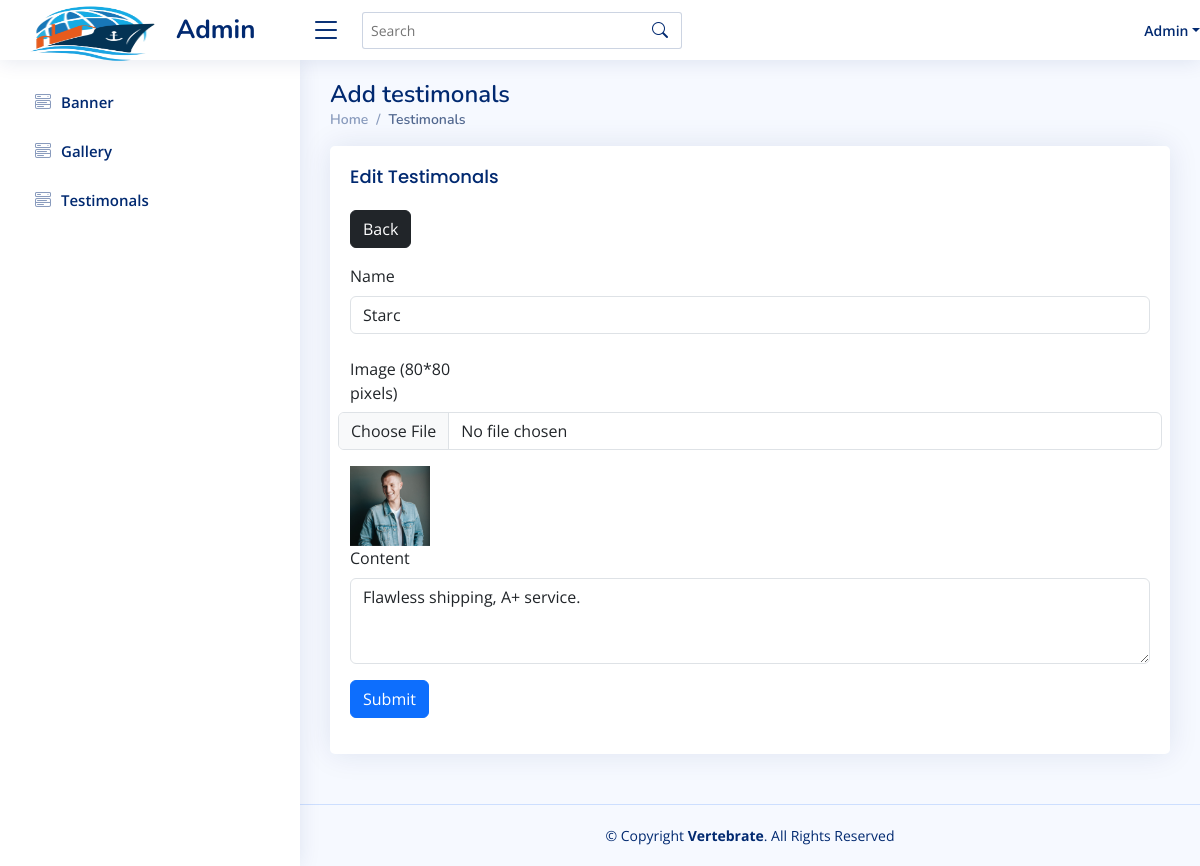
Page /admin/edit_testimonals.php?edit_id=7 (signed in) on the committed database.
### tables this page shows
CREATE TABLE `testimonals` (
  `test_id` int(11) NOT NULL,
  `name` varchar(50) NOT NULL,
  `image` varchar(200) NOT NULL,
  `content` text NOT NULL,
  `created_at` datetime NOT NULL DEFAULT current_timestamp() ON UPDATE current_timestamp()
);

### admin/controller/main.php (called while the page is built, shortened)
<?php
class dashboard
{
    public function testimonalsdetails($id)
    {
        $db = getDB();
        $stmt = $db->prepare("SELECT * FROM testimonals where test_id=:id");
        $stmt->bindParam("id", $id, PDO::PARAM_STR);
        $stmt->execute();
        $count = $stmt->rowCount();
        $data = $stmt->fetch(PDO::FETCH_OBJ);
        if ($count) {
            return $data;
        } else {
            return false;
        }
    }
}

### admin/edit_testimonals.php (the view, shortened to what this page needs)
<?php include 'includes/header.php'; ?>
<?php
include_once 'controller/main.php';
$user = new dashboard();
$id = $_GET['edit_id'];
$testimonals = $user->testimonalsdetails($id);
?><script>
<main id="main" class="main">
    <div class="pagetitle">
        <h1>Add testimonals</h1>
        <nav>
            <ol class="breadcrumb">
                <li class="breadcrumb-item"><a href="index.php">Home</a></li>
                <li class="breadcrumb-item active">Testimonals</li>
            </ol>
        </nav>
    </div>
    <section class="section">
        <div class="row">
            <div class="col-lg-12">
                <div class="card">
                    <div class="card-body">
                        <h5 class="card-title ">Edit Testimonals</h5>
                        <a href="testimonals.php" class="btn cur-p btn-dark mb-3">Back</a>
                        <form method="post" enctype="multipart/form-data">
                            <div class="mb-3">
                                <label for="exampleFormControlInput1" class="form-label">Name</label>
                                <input type="text" name="name" class="form-control" id="exampleFormControlInput1" value="<?php echo $testimonals->name ?>">
                            </div>
                            <div class="row mb-3">
                                <label for="inputNumber" class="col-sm-2 col-form-label">Image (80*80 pixels)</label>
                                <input type="file" class="form-control" name="image">
                            </div>
                            <div>
                                <img style="height:80px; width:80px" src="<?php echo $testimonals->image; ?>">
                            </div>
                            <div class="mb-3">
                                <label for="exampleFormControlTextarea1" class="form-label">Content</label>
                                <textarea class="form-control" name="content" id="exampleFormControlTextarea1" rows="3"><?php echo $testimonals->content ?></textarea>
                            </div>
                            <div class="row mb-3">
                                <div class="col-sm-10">
                                    <button type="submit" name="submit" class="btn btn-primary">Submit</button>
                                </div>
                            </div>
                        </form>
                    </div>
                </div>
            </div>
        </div>
    </section>
</main>
<?php include 'includes/footer.php'; ?>

### admin/assets/css/style.css (style rules this page uses)
:root { scroll-behavior: smooth; }
body { font-family: "Open Sans", sans-serif; background: #f6f9ff; color: #444444; }
a { color: #4154f1; text-decoration: none; }
h1, h2, h3, h4, h5, h6 { font-family: "Nunito", sans-serif; }
#main { margin-top: 60px; padding: 20px 30px; transition: all 0.3s; }
.pagetitle { margin-bottom: 10px; }
.pagetitle h1 { font-size: 24px; margin-bottom: 0; font-weight: 600; color: #012970; }
.card { margin-bottom: 30px; border: none; border-radius: 5px; box-shadow: 0px 0 30px rgba(1, 41, 112, 0.1); }
.card-title { padding: 20px 0 15px 0; font-size: 18px; font-weight: 500; color: #012970; font-family: "Poppins", sans-serif; }
.card-body { padding: 0 20px 20px 20px; }
.breadcrumb { font-size: 14px; font-family: "Nunito", sans-serif; color: #899bbd; font-weight: 600; }
.breadcrumb a { color: #899bbd; transition: 0.3s; }
.breadcrumb .breadcrumb-item::before { color: #899bbd; }
.breadcrumb .active { color: #51678f; font-weight: 600; }
@media (min-width: 1200px) { #main, #footer { margin-left: 300px; } }

### rows in the picture
testimonals: name "Starc", image (picture), content "Flawless shipping, A+ service."
